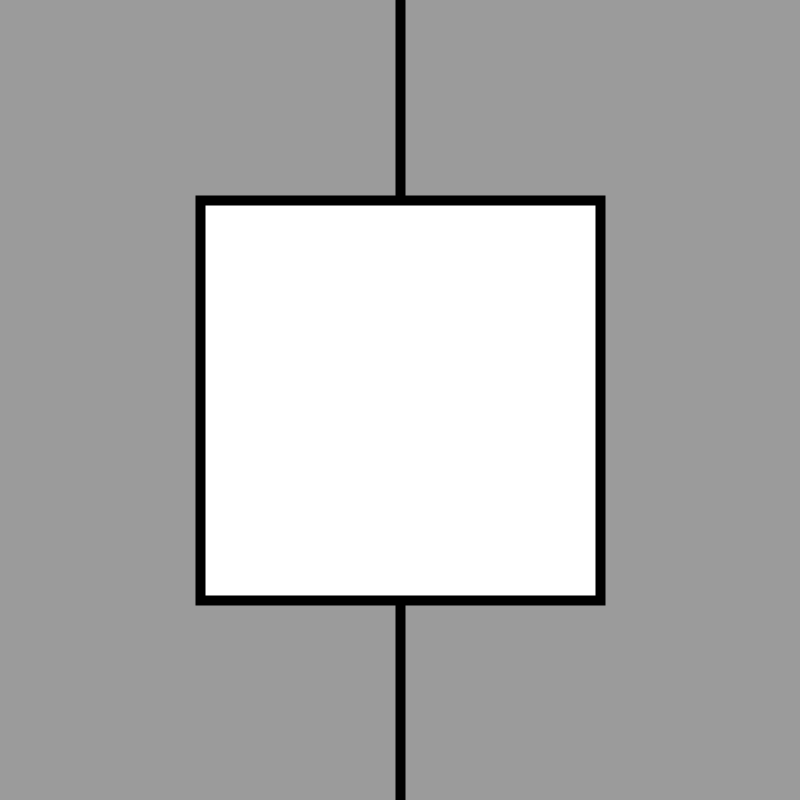
Frame 1 (no input)
Frame 60 (the mouse pressed at the canvas centre just before this capture): identical to frame 1, image omitted
Frame 120 (the mouse held since frame 60 and released just before this capture): identical to frame 1, image omitted

The Processing sketch that drew this single still picture (run headless with seeded random() and noise(); from frame 60 on, the mouse is pressed at the canvas centre):

// Processing sketch: sketch_7_Positional_Changes
// ── sketch_7_Positional_Changes.pde
int xPos = 400;
int yPos = 400;
void setup() {
  size(800, 800);
}

void draw() {
  background(155);
  strokeWeight(10); // sets the line strength for the middle line and the outline of the shapes
  line(400, 0, 400, 800);
  if (xPos >400) { // if the shape is on the left it is red, if on the right it is blue
    fill(0, 0, 255);
  }
  if (xPos < 400) {
    fill(255, 0, 0);
  }
  if (keyPressed == true) { // if a key on the keyboard is pressed the square becomes a circle
    if (xPos <400) {
      strokeWeight(10);
      line(400, 0, 400, 800);
    }
    ellipse(xPos, yPos, 400, 400);
    //---------------------------------------------------
    if (key == 'w'||key == 'W') { // if one of these specific keys is pressed the shape moves 
      yPos -= 2;
    }
    if (key == 'a'||key == 'A') {
      xPos -= 2;
    }
    if (key == 's'||key == 'S') {
      yPos += 2;
    }
    if (key == 'd'||key == 'D') {
      xPos += 2;
    }
  }
  //-----------------------------------------------------
  if (keyPressed == false) {
    rect(xPos - 200, yPos - 200, 400, 400);
  }
}
